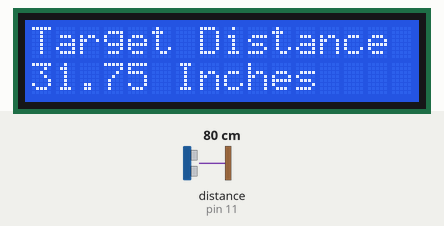
Simulated run of this sketch. Board: Arduino Uno, built with avr-gcc and run on an emulated ATmega328P. Parts: 16×2 character LCD. Wiring (inferred from the names in the program): ultrasonic range finder: trigger pin 13; echo pin 11. The test bench sets the inputs (shaded band); at power-on: distance to the obstacle (sensor on pin 11) 80 cm. The echo pulse lasts 58.3 µs per cm; what the sketch prints to the serial monitor is not drawn.

Above: at 1.2 s.
1.3 s: distance to the obstacle (sensor on pin 11) set to 2 cm
At 2.4 s:
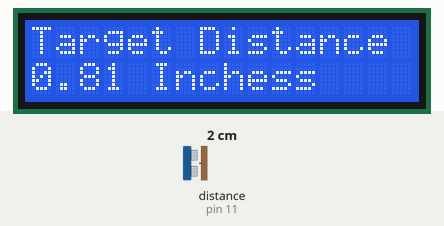
3.3 s: distance to the obstacle (sensor on pin 11) set to 4 cm
At 4.6 s:
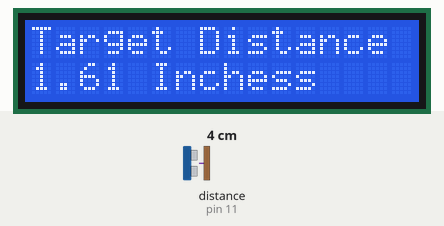
4.9 s: distance to the obstacle (sensor on pin 11) set to 9 cm
At 6.0 s:
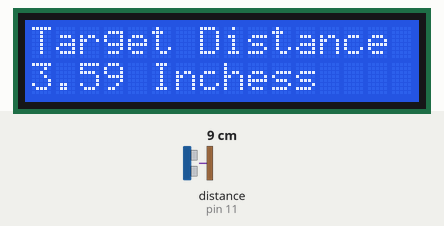
6.4 s: distance to the obstacle (sensor on pin 11) set to 120 cm
At 7.6 s:
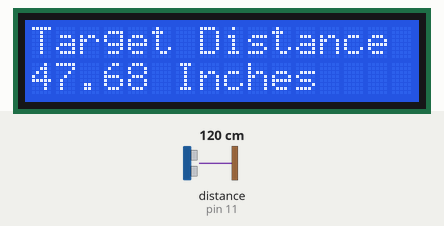
Timing chart, 0 to 9.4 s (numbered marks = the images above; inputs shaded):
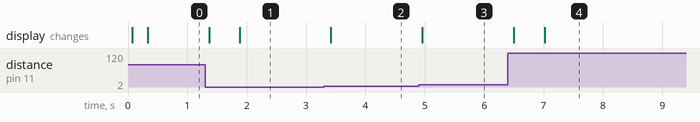

The sketch:

UltrasonicSensor_usingLCD.ino
```cpp
//Include the lcd library:
#include<LiquidCrystal.h>
LiquidCrystal lcd(10,9,5,4,3,2);  //Declaring object lcd and pins connected

int trigPin = 13;
int echoPin = 11;  //This is the pin that will send the signals to measure the distance
float pingTime;
float dist;
float speedofsound = 776.5;  //miles per hour

void setup() {
  Serial.begin(9600);
  pinMode(trigPin, OUTPUT);
  pinMode(echoPin, INPUT);

  lcd.begin(16,2);  //This is the start code of the lcd
  lcd.setCursor(0,0);  //Sets the cursor
  lcd.print("Target Distance ");
}

void loop() {
  //We are creating high and low waves which will detect the object
  digitalWrite(trigPin,LOW);
  delayMicroseconds(2000);
  digitalWrite(trigPin,HIGH);
  delayMicroseconds(15);
  digitalWrite(trigPin,LOW);
  delayMicroseconds(10);

  //Calculations and conversions
  pingTime = pulseIn(echoPin,HIGH);
  pingTime = pingTime/1000000.;
  pingTime = pingTime/3600.;

  dist = speedofsound * pingTime;
  dist = dist/2;
  dist = dist*63360.;

  lcd.setCursor(0,1);
  lcd.print("    ");
  lcd.setCursor(0,1);
  lcd.print(dist);
  Serial.print("The distance is ");
  Serial.print(dist);
  lcd.print(" Inches");
  delay(250);

}
```

Measured:
- after the input at 1.3 s, the display: first changes after 0.07 s (image 1 shows a later state)
- after the input at 3.3 s, the display: changes after 0.12 s (image 2)
- after the input at 4.9 s, the display: changes after 0.05 s (image 3)
- after the input at 6.4 s, the display: first changes after 0.10 s (image 4 shows a later state)
